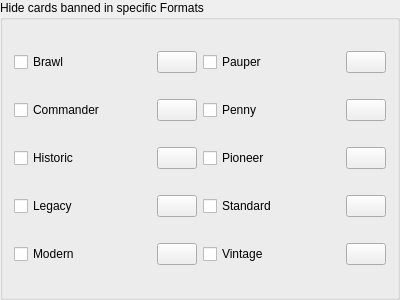
<?xml version="1.0" encoding="UTF-8"?>
<ui version="4.0">
 <class>card_download_format_settings</class>
 <widget class="QGroupBox" name="card_download_format_settings">
  <property name="geometry">
   <rect>
    <x>0</x>
    <y>0</y>
    <width>400</width>
    <height>300</height>
   </rect>
  </property>
  <property name="windowTitle">
   <string>Form</string>
  </property>
  <property name="title">
   <string>Hide cards banned in specific Formats</string>
  </property>
  <layout class="QGridLayout" name="format_filter_layout">
   <item row="4" column="0">
    <widget class="QCheckBox" name="hide_banned_in_modern">
     <property name="text">
      <string>Modern</string>
     </property>
    </widget>
   </item>
   <item row="1" column="0">
    <widget class="QCheckBox" name="hide_banned_in_commander">
     <property name="text">
      <string>Commander</string>
     </property>
    </widget>
   </item>
   <item row="0" column="0">
    <widget class="QCheckBox" name="hide_banned_in_brawl">
     <property name="text">
      <string>Brawl</string>
     </property>
    </widget>
   </item>
   <item row="1" column="2">
    <widget class="QCheckBox" name="hide_banned_in_penny">
     <property name="text">
      <string>Penny</string>
     </property>
    </widget>
   </item>
   <item row="4" column="2">
    <widget class="QCheckBox" name="hide_banned_in_vintage">
     <property name="text">
      <string>Vintage</string>
     </property>
    </widget>
   </item>
   <item row="0" column="2">
    <widget class="QCheckBox" name="hide_banned_in_pauper">
     <property name="text">
      <string>Pauper</string>
     </property>
    </widget>
   </item>
   <item row="1" column="1">
    <widget class="QPushButton" name="view_banned_in_commander">
     <property name="sizePolicy">
      <sizepolicy hsizetype="Fixed" vsizetype="Fixed">
       <horstretch>0</horstretch>
       <verstretch>0</verstretch>
      </sizepolicy>
     </property>
     <property name="toolTip">
      <string>View cards hidden by this filter on the Scryfall website.</string>
     </property>
     <property name="icon">
      <iconset theme="globe">
       <normaloff>.</normaloff>.</iconset>
     </property>
    </widget>
   </item>
   <item row="2" column="2">
    <widget class="QCheckBox" name="hide_banned_in_pioneer">
     <property name="text">
      <string>Pioneer</string>
     </property>
    </widget>
   </item>
   <item row="3" column="2">
    <widget class="QCheckBox" name="hide_banned_in_standard">
     <property name="text">
      <string>Standard</string>
     </property>
    </widget>
   </item>
   <item row="0" column="1">
    <widget class="QPushButton" name="view_banned_in_brawl">
     <property name="sizePolicy">
      <sizepolicy hsizetype="Fixed" vsizetype="Fixed">
       <horstretch>0</horstretch>
       <verstretch>0</verstretch>
      </sizepolicy>
     </property>
     <property name="toolTip">
      <string>View cards hidden by this filter on the Scryfall website.</string>
     </property>
     <property name="icon">
      <iconset theme="globe">
       <normaloff>.</normaloff>.</iconset>
     </property>
    </widget>
   </item>
   <item row="3" column="1">
    <widget class="QPushButton" name="view_banned_in_legacy">
     <property name="sizePolicy">
      <sizepolicy hsizetype="Fixed" vsizetype="Fixed">
       <horstretch>0</horstretch>
       <verstretch>0</verstretch>
      </sizepolicy>
     </property>
     <property name="toolTip">
      <string>View cards hidden by this filter on the Scryfall website.</string>
     </property>
     <property name="icon">
      <iconset theme="globe">
       <normaloff>.</normaloff>.</iconset>
     </property>
    </widget>
   </item>
   <item row="4" column="1">
    <widget class="QPushButton" name="view_banned_in_modern">
     <property name="sizePolicy">
      <sizepolicy hsizetype="Fixed" vsizetype="Fixed">
       <horstretch>0</horstretch>
       <verstretch>0</verstretch>
      </sizepolicy>
     </property>
     <property name="toolTip">
      <string>View cards hidden by this filter on the Scryfall website.</string>
     </property>
     <property name="icon">
      <iconset theme="globe">
       <normaloff>.</normaloff>.</iconset>
     </property>
    </widget>
   </item>
   <item row="2" column="0">
    <widget class="QCheckBox" name="hide_banned_in_historic">
     <property name="text">
      <string>Historic</string>
     </property>
    </widget>
   </item>
   <item row="3" column="0">
    <widget class="QCheckBox" name="hide_banned_in_legacy">
     <property name="text">
      <string>Legacy</string>
     </property>
    </widget>
   </item>
   <item row="2" column="1">
    <widget class="QPushButton" name="view_banned_in_historic">
     <property name="sizePolicy">
      <sizepolicy hsizetype="Fixed" vsizetype="Fixed">
       <horstretch>0</horstretch>
       <verstretch>0</verstretch>
      </sizepolicy>
     </property>
     <property name="toolTip">
      <string>View cards hidden by this filter on the Scryfall website.</string>
     </property>
     <property name="icon">
      <iconset theme="globe">
       <normaloff>.</normaloff>.</iconset>
     </property>
    </widget>
   </item>
   <item row="0" column="3">
    <widget class="QPushButton" name="view_banned_in_pauper">
     <property name="sizePolicy">
      <sizepolicy hsizetype="Fixed" vsizetype="Fixed">
       <horstretch>0</horstretch>
       <verstretch>0</verstretch>
      </sizepolicy>
     </property>
     <property name="toolTip">
      <string>View cards hidden by this filter on the Scryfall website.</string>
     </property>
     <property name="icon">
      <iconset theme="globe">
       <normaloff>.</normaloff>.</iconset>
     </property>
    </widget>
   </item>
   <item row="1" column="3">
    <widget class="QPushButton" name="view_banned_in_penny">
     <property name="sizePolicy">
      <sizepolicy hsizetype="Fixed" vsizetype="Fixed">
       <horstretch>0</horstretch>
       <verstretch>0</verstretch>
      </sizepolicy>
     </property>
     <property name="toolTip">
      <string>View cards hidden by this filter on the Scryfall website.</string>
     </property>
     <property name="icon">
      <iconset theme="globe">
       <normaloff>.</normaloff>.</iconset>
     </property>
    </widget>
   </item>
   <item row="2" column="3">
    <widget class="QPushButton" name="view_banned_in_pioneer">
     <property name="sizePolicy">
      <sizepolicy hsizetype="Fixed" vsizetype="Fixed">
       <horstretch>0</horstretch>
       <verstretch>0</verstretch>
      </sizepolicy>
     </property>
     <property name="toolTip">
      <string>View cards hidden by this filter on the Scryfall website.</string>
     </property>
     <property name="icon">
      <iconset theme="globe">
       <normaloff>.</normaloff>.</iconset>
     </property>
    </widget>
   </item>
   <item row="3" column="3">
    <widget class="QPushButton" name="view_banned_in_standard">
     <property name="sizePolicy">
      <sizepolicy hsizetype="Fixed" vsizetype="Fixed">
       <horstretch>0</horstretch>
       <verstretch>0</verstretch>
      </sizepolicy>
     </property>
     <property name="toolTip">
      <string>View cards hidden by this filter on the Scryfall website.</string>
     </property>
     <property name="icon">
      <iconset theme="globe">
       <normaloff>.</normaloff>.</iconset>
     </property>
    </widget>
   </item>
   <item row="4" column="3">
    <widget class="QPushButton" name="view_banned_in_vintage">
     <property name="sizePolicy">
      <sizepolicy hsizetype="Fixed" vsizetype="Fixed">
       <horstretch>0</horstretch>
       <verstretch>0</verstretch>
      </sizepolicy>
     </property>
     <property name="toolTip">
      <string>View cards hidden by this filter on the Scryfall website.</string>
     </property>
     <property name="icon">
      <iconset theme="globe">
       <normaloff>.</normaloff>.</iconset>
     </property>
    </widget>
   </item>
  </layout>
 </widget>
 <resources/>
 <connections/>
</ui>
